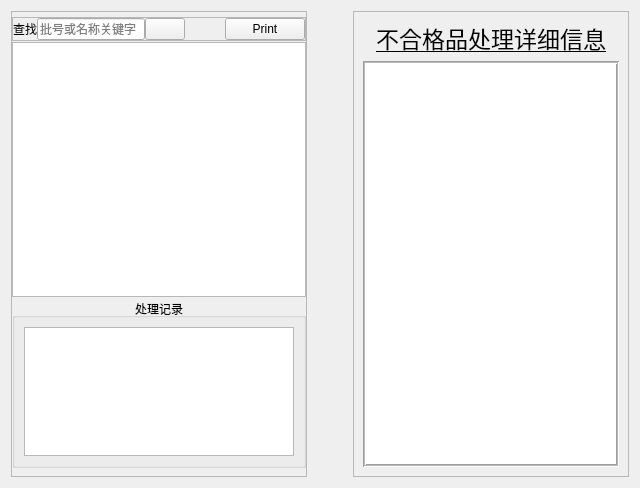
      <widget class="QWidget" name="tab_following">
       <attribute name="icon">
        <iconset>
         <normaloff>icons/gps_navigation_32px.ico</normaloff>icons/gps_navigation_32px.ico</iconset>
       </attribute>
       <attribute name="title">
        <string>处理跟踪</string>
       </attribute>
       <layout class="QHBoxLayout" name="horizontalLayout_7">
        <item>
         <layout class="QHBoxLayout" name="horizontalLayout_5" stretch="1">
          <property name="spacing">
           <number>0</number>
          </property>
          <property name="sizeConstraint">
           <enum>QLayout::SetDefaultConstraint</enum>
          </property>
          <item>
           <widget class="QFrame" name="frame_4">
            <property name="sizePolicy">
             <sizepolicy hsizetype="Preferred" vsizetype="Expanding">
              <horstretch>0</horstretch>
              <verstretch>0</verstretch>
             </sizepolicy>
            </property>
            <property name="frameShape">
             <enum>QFrame::StyledPanel</enum>
            </property>
            <property name="frameShadow">
             <enum>QFrame::Raised</enum>
            </property>
            <layout class="QVBoxLayout" name="verticalLayout_2" stretch="0,3,2">
             <property name="spacing">
              <number>1</number>
             </property>
             <property name="leftMargin">
              <number>0</number>
             </property>
             <property name="topMargin">
              <number>5</number>
             </property>
             <property name="rightMargin">
              <number>0</number>
             </property>
             <property name="bottomMargin">
              <number>8</number>
             </property>
             <item>
              <widget class="QFrame" name="frame_6">
               <property name="frameShape">
                <enum>QFrame::StyledPanel</enum>
               </property>
               <property name="frameShadow">
                <enum>QFrame::Raised</enum>
               </property>
               <layout class="QHBoxLayout" name="horizontalLayout_8">
                <property name="spacing">
                 <number>0</number>
                </property>
                <property name="leftMargin">
                 <number>0</number>
                </property>
                <property name="topMargin">
                 <number>0</number>
                </property>
                <property name="rightMargin">
                 <number>0</number>
                </property>
                <property name="bottomMargin">
                 <number>0</number>
                </property>
                <item>
                 <widget class="QLabel" name="label_30">
                  <property name="text">
                   <string>查找</string>
                  </property>
                 </widget>
                </item>
                <item>
                 <widget class="QLineEdit" name="following_keyword">
                  <property name="placeholderText">
                   <string>批号或名称关键字</string>
                  </property>
                  <property name="clearButtonEnabled">
                   <bool>true</bool>
                  </property>
                 </widget>
                </item>
                <item>
                 <widget class="QPushButton" name="follow_btn_search">
                  <property name="text">
                   <string/>
                  </property>
                  <property name="icon">
                   <iconset>
                    <normaloff>icons/search.ico</normaloff>icons/search.ico</iconset>
                  </property>
                 </widget>
                </item>
                <item>
                 <spacer name="horizontalSpacer_5">
                  <property name="orientation">
                   <enum>Qt::Horizontal</enum>
                  </property>
                  <property name="sizeHint" stdset="0">
                   <size>
                    <width>40</width>
                    <height>20</height>
                   </size>
                  </property>
                 </spacer>
                </item>
                <item>
                 <widget class="QPushButton" name="btn_print">
                  <property name="text">
                   <string>Print</string>
                  </property>
                  <property name="icon">
                   <iconset>
                    <normaloff>icons/printer.png</normaloff>icons/printer.png</iconset>
                  </property>
                 </widget>
                </item>
               </layout>
              </widget>
             </item>
             <item>
              <widget class="QTableView" name="on_follow_view"/>
             </item>
             <item>
              <widget class="QGroupBox" name="groupBox">
               <property name="title">
                <string>处理记录</string>
               </property>
               <property name="alignment">
                <set>Qt::AlignCenter</set>
               </property>
               <layout class="QVBoxLayout" name="verticalLayout_10">
                <item>
                 <widget class="QTableView" name="handle_view"/>
                </item>
               </layout>
              </widget>
             </item>
            </layout>
           </widget>
          </item>
         </layout>
        </item>
        <item>
         <spacer name="horizontalSpacer_9">
          <property name="orientation">
           <enum>Qt::Horizontal</enum>
          </property>
          <property name="sizeType">
           <enum>QSizePolicy::Fixed</enum>
          </property>
          <property name="sizeHint" stdset="0">
           <size>
            <width>40</width>
            <height>20</height>
           </size>
          </property>
         </spacer>
        </item>
        <item>
         <widget class="QFrame" name="frame_9">
          <property name="frameShape">
           <enum>QFrame::StyledPanel</enum>
          </property>
          <property name="frameShadow">
           <enum>QFrame::Raised</enum>
          </property>
          <layout class="QVBoxLayout" name="verticalLayout_12">
           <item>
            <widget class="QLabel" name="rev_doc_title">
             <property name="font">
              <font>
               <family>楷体</family>
               <pointsize>17</pointsize>
               <underline>true</underline>
              </font>
             </property>
             <property name="text">
              <string>不合格品处理详细信息</string>
             </property>
             <property name="alignment">
              <set>Qt::AlignCenter</set>
             </property>
            </widget>
           </item>
           <item>
            <widget class="QTextBrowser" name="show_review_doc">
             <property name="frameShape">
              <enum>QFrame::Box</enum>
             </property>
             <property name="frameShadow">
              <enum>QFrame::Sunken</enum>
             </property>
             <property name="lineWidth">
              <number>1</number>
             </property>
             <property name="midLineWidth">
              <number>1</number>
             </property>
             <property name="openLinks">
              <bool>false</bool>
             </property>
            </widget>
           </item>
          </layout>
         </widget>
        </item>
       </layout>
      </widget>
